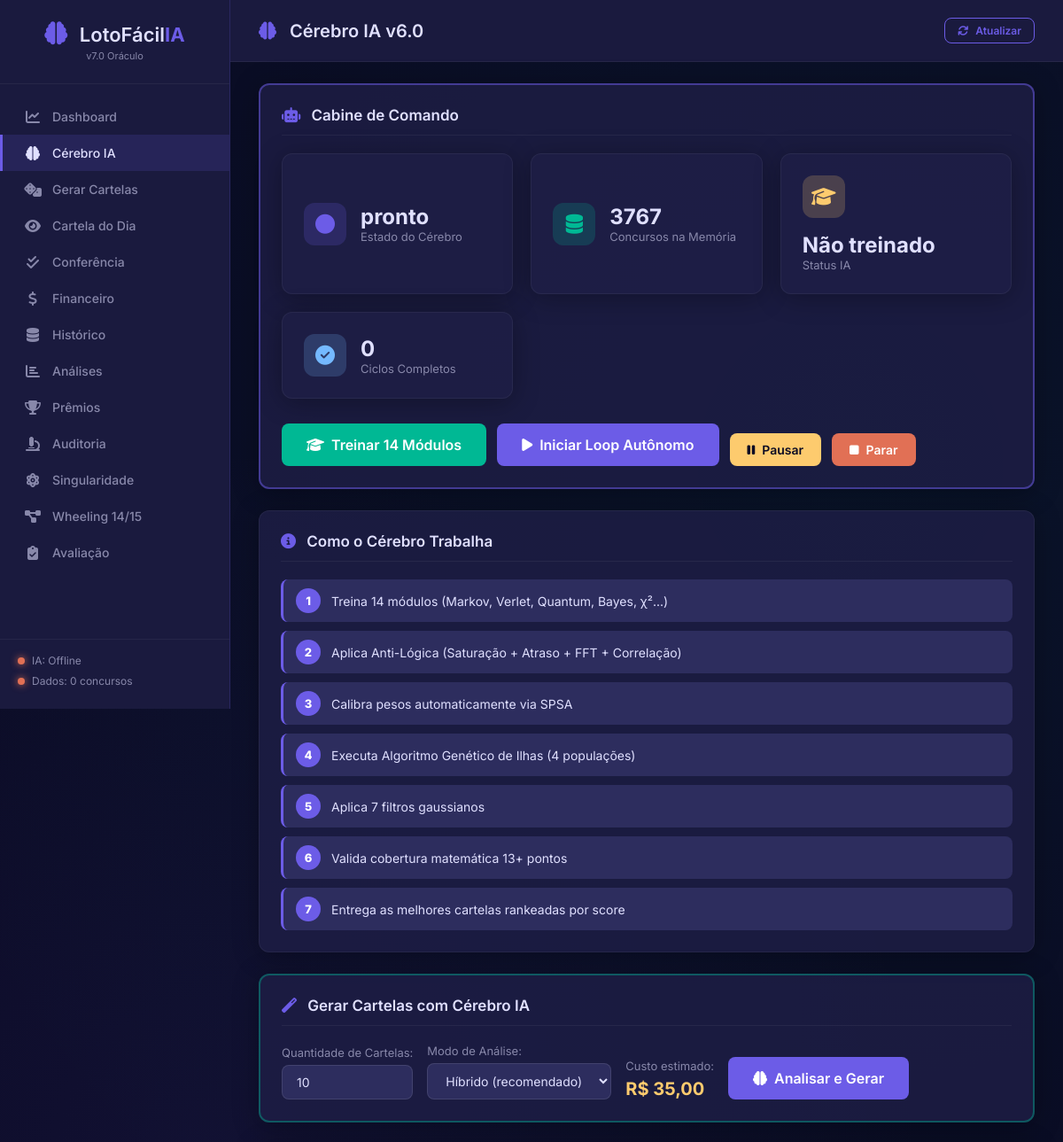
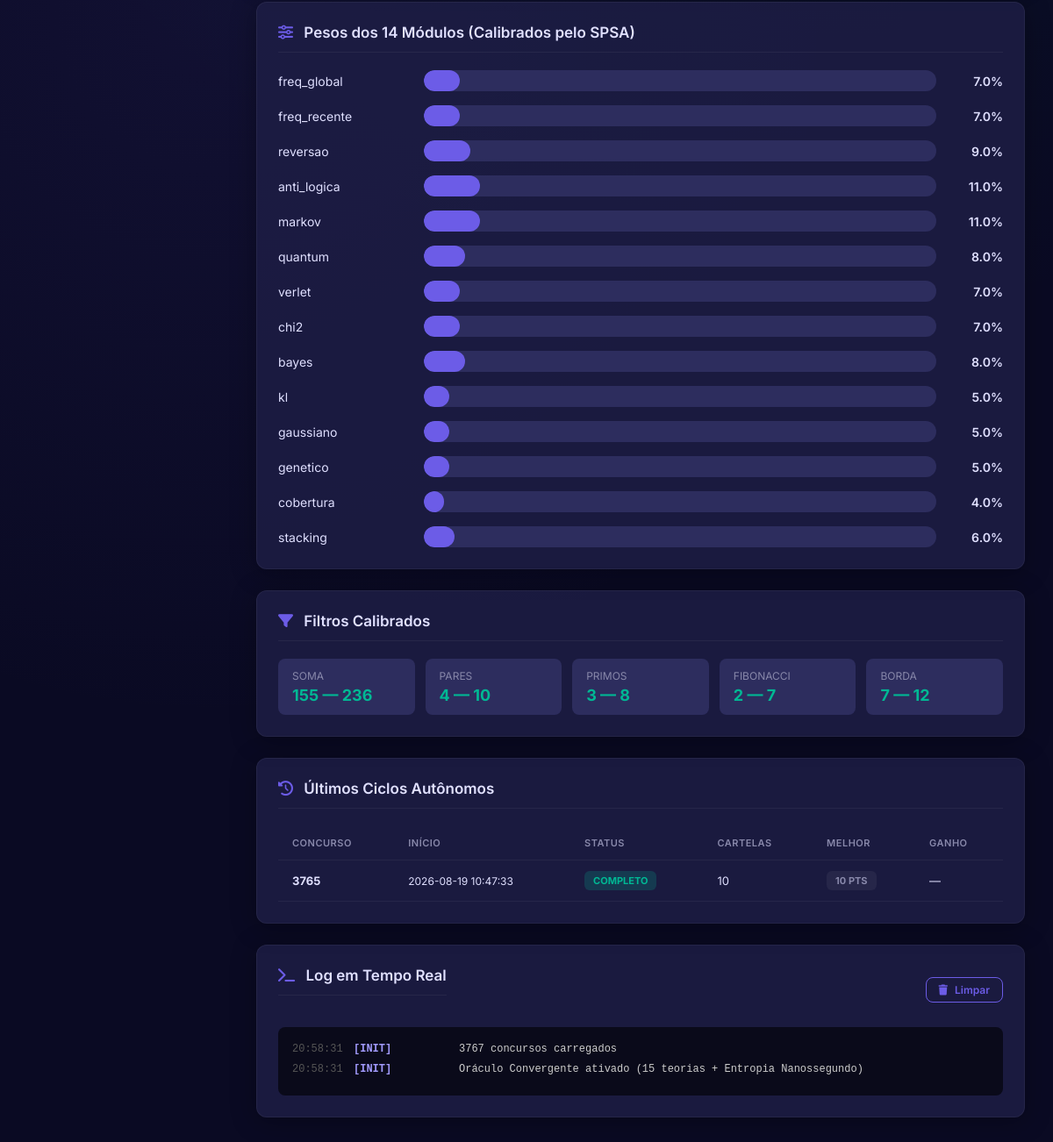
The page /cerebro on the database its author committed (2 pictures, top to bottom).
### tables this page shows
CREATE TABLE desempenho_modulos (
                id          INTEGER PRIMARY KEY AUTOINCREMENT,
                concurso    INTEGER,
                timestamp   TEXT,
                modulo      TEXT,
                correlacao  REAL,
                peso_antes  REAL,
                peso_depois REAL
            );

CREATE TABLE historico_ciclos (
                id               INTEGER PRIMARY KEY AUTOINCREMENT,
                concurso         INTEGER,
                timestamp_inicio TEXT,
                timestamp_fim    TEXT,
                status           TEXT,
                n_cartelas       INTEGER DEFAULT 0,
                melhor_acertos   INTEGER DEFAULT 0,
                media_acertos    REAL DEFAULT 0,
                total_ganho      REAL DEFAULT 0,
                pesos_antes      TEXT,
                pesos_depois     TEXT,
                log_ciclo        TEXT,
                erro_medio       REAL DEFAULT 0
            );

### app.py (the view, shortened to what this page needs)
@app.route("/cerebro", methods=["GET", "POST"])
def cerebro_page():
    cartelas = []
    msg      = ""
    metricas = {}
    status  = cerebro.get_status()
    hist    = cerebro.get_historico_ciclos(10)
    modulos = cerebro.get_desempenho_modulos()
    erros   = cerebro.get_memoria_erros()
    return render_template(
        "cerebro.html",
        status    = status,
        historico = hist,
        modulos   = modulos,
        erros     = erros,
        cartelas  = cartelas,
        msg       = msg,
        metricas  = metricas,
    )

### core/cerebro_ia.py (called while the page is built)
    def get_historico_ciclos(self, limit: int = 20) -> List[Dict]:
        try:
            conn = self.db.get_conn()
            cursor = conn.cursor()
            cursor.execute("SELECT * FROM historico_ciclos ORDER BY id DESC LIMIT ?", (limit,))
            rows = cursor.fetchall()
            conn.close()
            return [dict(r) for r in rows]
        except Exception: return []

    def get_memoria_erros(self) -> List[Dict]:
        try:
            conn = self.db.get_conn()
            cursor = conn.cursor()
            cursor.execute("SELECT modulo, AVG(erro) as erro_medio, COUNT(*) as ocorrencias FROM memoria_erros GROUP BY modulo")
            rows = cursor.fetchall()
            conn.close()
            return [dict(r) for r in rows]
        except Exception: return []

    def get_desempenho_modulos(self) -> List[Dict]:
        try:
            conn = self.db.get_conn()
            cursor = conn.cursor()
            cursor.execute("SELECT modulo, AVG(correlacao) as corr_media, AVG(peso_depois) as peso_atual FROM desempenho_modulos GROUP BY modulo")
            rows = cursor.fetchall()
            conn.close()
            return [dict(r) for r in rows]
        except Exception: return []

### database/db_manager.py (called while the page is built)
    def get_conn(self):
        conn = sqlite3.connect(self.db_path)
        conn.row_factory = sqlite3.Row
        return conn

### templates/cerebro.html (shortened to what this page needs)
{% extends "base.html" %}
{% block page_title %}
    <i class="fas fa-brain"></i> Cérebro IA v6.0
{% endblock %}
{% block content %}
<div class="section" style="border:2px solid rgba(108,92,231,0.5);">
    <h2><i class="fas fa-robot"></i> Cabine de Comando</h2>
    <div class="cards-grid">
        <div class="card card-primary">
            <div class="card-icon">
                <i class="fas fa-circle" id="ico-estado"></i>
            </div>
            <div class="card-info">
                <h3 id="txt-estado">{{ status.estado }}</h3>
                <p>Estado do Cérebro</p>
            </div>
        </div>
        <div class="card card-success">
            <div class="card-icon"><i class="fas fa-database"></i></div>
            <div class="card-info">
                <h3>{{ status.total_concursos }}</h3>
                <p>Concursos na Memória</p>
            </div>
        </div>
        <div class="card {% if status.treinado %}card-success
                          {% else %}card-warning{% endif %}">
            <div class="card-icon"><i class="fas fa-graduation-cap"></i></div>
            <div class="card-info">
                <h3>
                    {% if status.treinado %}Treinado
                    {% else %}Não treinado{% endif %}
                </h3>
                <p>Status IA</p>
            </div>
        </div>
        <div class="card card-info">
            <div class="card-icon"><i class="fas fa-check-circle"></i></div>
            <div class="card-info">
                <h3>{{ status.ciclo.ciclos_ok }}</h3>
                <p>Ciclos Completos</p>
            </div>
        </div>
    </div>
    <div class="ciclo-controles" style="margin-top:20px;">
        <button id="btn-treinar" class="btn btn-success btn-lg">
            <i class="fas fa-graduation-cap"></i> Treinar 14 Módulos
        </button>
        <button id="btn-iniciar-loop" class="btn btn-primary btn-lg">
            <i class="fas fa-play"></i> Iniciar Loop Autônomo
        </button>
        <button id="btn-pausar" class="btn btn-warning">
            <i class="fas fa-pause"></i> Pausar
        </button>
        <button id="btn-parar" class="btn btn-danger">
            <i class="fas fa-stop"></i> Parar
        </button>
    </div>
</div>
<div class="section">
    <h2><i class="fas fa-info-circle"></i> Como o Cérebro Trabalha</h2>
    <div class="pipeline-info">
        <div class="pipeline-step">
            <span class="ps-num">1</span>
            <span class="ps-txt">
                Treina 14 módulos (Markov, Verlet, Quantum, Bayes, χ²...)
            </span>
        </div>
        <div class="pipeline-step">
            <span class="ps-num">2</span>
            <span class="ps-txt">
                Aplica Anti-Lógica (Saturação + Atraso + FFT + Correlação)
            </span>
        </div>
        <div class="pipeline-step">
            <span class="ps-num">3</span>
            <span class="ps-txt">Calibra pesos automaticamente via SPSA</span>
        </div>
        <div class="pipeline-step">
            <span class="ps-num">4</span>
            <span class="ps-txt">
                Executa Algoritmo Genético de Ilhas (4 populações)
            </span>
        </div>
        <div class="pipeline-step">
            <span class="ps-num">5</span>
            <span class="ps-txt">Aplica 7 filtros gaussianos</span>
        </div>
        <div class="pipeline-step">
            <span class="ps-num">6</span>
            <span class="ps-txt">Valida cobertura matemática 13+ pontos</span>
        </div>
        <div class="pipeline-step">
            <span class="ps-num">7</span>
            <span class="ps-txt">
                Entrega as melhores cartelas rankeadas por score
            </span>
        </div>
    </div>
</div>
<div class="section" style="border:2px solid rgba(0,184,148,0.4);">
    <h2><i class="fas fa-magic"></i> Gerar Cartelas com Cérebro IA</h2>
    <form method="POST" class="form-gerar">
        <div class="form-group">
            <label for="n_cartelas">Quantidade de Cartelas:</label>
            <input type="number" name="n_cartelas" id="n_cartelas"
                   value="10" min="1" max="50" class="form-control">
        </div>
        <div class="form-group">
            <label for="modo">Modo de Análise:</label>
            <select name="modo" id="modo" class="form-control"
                    style="max-width:220px;">
                <option value="hibrido">Híbrido (recomendado)</option>
            </select>
        </div>
        <div class="form-group">
            <label>Custo estimado:</label>
            <span id="custo-estimado" class="valor-destaque">R$ 35,00</span>
        </div>
        <button type="submit" class="btn btn-primary btn-lg">
            <i class="fas fa-brain"></i> Analisar e Gerar
        </button>
    </form>
</div>
<div class="section">
    <h2><i class="fas fa-sliders-h"></i>
        Pesos dos 14 Módulos (Calibrados pelo SPSA)
    </h2>
    <div class="pesos-grid">
        {% for nome, peso in status.pesos_modulos.items() %}
        <div class="peso-item">
            <label>{{ nome }}</label>
            <div class="peso-bar">
                <div class="peso-fill"
                     data-width="{{ (peso * 100)|round|int }}">
                </div>
            </div>
            <span>{{ "%.1f"|format(peso * 100) }}%</span>
        </div>
        {% endfor %}
    </div>
</div>
<div class="section">
    <h2><i class="fas fa-filter"></i> Filtros Calibrados</h2>
    <div class="filtros-grid">
        {% for nome, vals in status.filtros.items() %}
        <div class="filtro-item">
            <span class="filtro-nome">{{ nome }}</span>
            <span class="filtro-val">
                {{ vals[0] }} — {{ vals[1] }}
            </span>
        </div>
        {% endfor %}
    </div>
</div>
{% if historico %}
<div class="section">
    <h2><i class="fas fa-history"></i> Últimos Ciclos Autônomos</h2>
    <div class="table-container">
        <table class="table">
            <thead>
                <tr>
                    <th>Concurso</th>
                    <th>Início</th>
                    <th>Status</th>
                    <th>Cartelas</th>
                    <th>Melhor</th>
                    <th>Ganho</th>
                </tr>
            </thead>
            <tbody>
                {% for h in historico %}
                <tr>
                    <td><strong>{{ h.concurso }}</strong></td>
                    <td style="font-size:12px;">
                        {{ h.timestamp_inicio }}
                    </td>
                    <td>
                        <span class="badge
                            {% if h.status == 'completo' %}badge-success
                            {% elif h.status == 'em_andamento' %}badge-warning
                            {% else %}badge-danger{% endif %}">
                            {{ h.status }}
                        </span>
                    </td>
                    <td>{{ h.n_cartelas }}</td>
                    <td>
                        <span class="badge
                            {% if h.melhor_acertos >= 13 %}badge-success
                            {% elif h.melhor_acertos >= 11 %}badge-warning
                            {% else %}badge-sem_premio{% endif %}">
                            {{ h.melhor_acertos }} pts
                        </span>
                    </td>
                    <td>
                        {% if h.total_ganho > 0 %}
                        <span class="valor positivo">
                            R$ {{ "%.2f"|format(h.total_ganho) }}
                        </span>
                        {% else %}—{% endif %}
                    </td>
                </tr>
                {% endfor %}
            </tbody>
        </table>
    </div>
</div>
{% endif %}
<div class="section">
    <div class="section-header">
        <h2><i class="fas fa-terminal"></i> Log em Tempo Real</h2>
        <button id="btn-limpar-log" class="btn btn-sm btn-outline">
            <i class="fas fa-trash"></i> Limpar
        </button>
    </div>
    <div id="log-cerebro" class="log-terminal">
        {% for l in status.log_recente %}
        <div class="log-linha">
            <span class="log-ts">{{ l.ts }}</span>
            <span class="log-tipo tipo-{{ l.tipo }}">
                [{{ l.tipo }}]
            </span>
            <span class="log-msg">{{ l.msg }}</span>
        </div>
        {% endfor %}
    </div>
</div>
{% endblock %}

### rows shown on the page
desempenho_modulos: modulo "freq_global", {{ (peso * 100)|round|int }} 7 (drawn), peso "7.0"
desempenho_modulos: modulo "freq_recente", {{ (peso * 100)|round|int }} 7 (drawn), peso "7.0"
desempenho_modulos: modulo "reversao", {{ (peso * 100)|round|int }} 9 (drawn), peso "9.0"
desempenho_modulos: modulo "anti_logica", {{ (peso * 100)|round|int }} 11 (drawn), peso "11.0"
desempenho_modulos: modulo "quantum", {{ (peso * 100)|round|int }} 8 (drawn), peso "8.0"
desempenho_modulos: modulo "chi2", {{ (peso * 100)|round|int }} 7 (drawn), peso "7.0"
desempenho_modulos: modulo "bayes", {{ (peso * 100)|round|int }} 8 (drawn), peso "8.0"
desempenho_modulos: modulo "genetico", {{ (peso * 100)|round|int }} 5 (drawn), peso "5.0"
desempenho_modulos: modulo "cobertura", {{ (peso * 100)|round|int }} 4 (drawn), peso "4.0"
desempenho_modulos: modulo "stacking", {{ (peso * 100)|round|int }} 6 (drawn), peso "6.0"
historico_ciclos: concurso "3765", timestamp_inicio "2026-08-19 10:47:33", status "COMPLETO", n_cartelas "10", melhor_acertos "10"

### other values the page prints
{{ status.estado }} "pronto"
{{ status.total_concursos }} "3767"
{{ status.ciclo.ciclos_ok }} "0"
{{ nome }} "markov" "verlet" "kl" "gaussiano"
{{ "%.1f"|format(peso * 100) }} "11.0" "7.0" "5.0" "5.0"
{{ nome }} "SOMA" "PARES" "PRIMOS" "FIBONACCI" "BORDA"
{{ vals[0] }} "155" "4" "3" "2" "7"
{{ vals[1] }} "236" "10" "8" "7" "12"
{{ l.ts }} "20:58:31" "20:58:31"
{{ l.tipo }} "INIT" "INIT"
{{ l.msg }} "3767 concursos carregados" "Oráculo Convergente ativado (15 teorias + Entropia Nanossegundo)"
